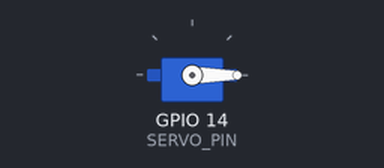
The sketch below on a simulated ESP32. Parts: servo.

Above: at 0.05 s.
Timing chart, 0 to 4.6 s (numbered marks = the images above):
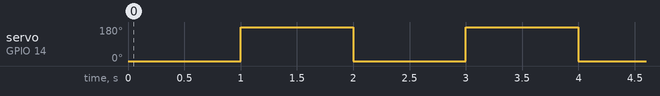

Measured:
- by itself, servo on GPIO 14 (SERVO_PIN): alternates 180° for 1.0 s and 0° for 1.0 s

The sketch:

pot_servo.ino
```cpp
#include <ESP32Servo.h>

#define SERVO_PIN 14

Servo myServo;


void setup() {
    myServo.attach(SERVO_PIN);
    myServo.write(0);
}

void loop() {
    myServo.write(0);
    delay(1000);
    myServo.write(180);
    delay(1000);
}
```
